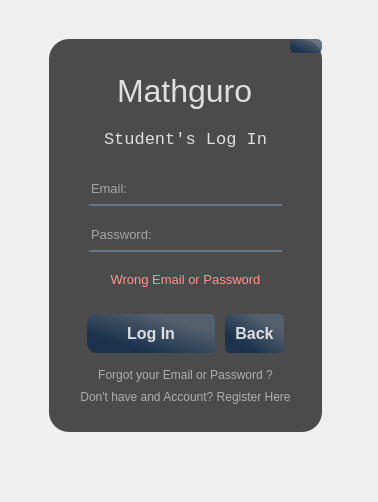
<?xml version="1.0" encoding="UTF-8"?>
<ui version="4.0">
 <class>studLoginWindow</class>
 <widget class="QMainWindow" name="studLoginWindow">
  <property name="geometry">
   <rect>
    <x>0</x>
    <y>0</y>
    <width>378</width>
    <height>502</height>
   </rect>
  </property>
  <property name="windowTitle">
   <string>MainWindow</string>
  </property>
  <widget class="QWidget" name="centralwidget">
   <property name="styleSheet">
    <string notr="true">*{
border: none;
background-color: transparent;
background: transparent;
padding: 0;
margin: 0;
color: #fff;
}
#frame{
border-image: url(:/images/back1.png);
border-radius: 20px;
}
#frame_4{
background-color:rgba(0,0,0,175);
border-radius: 20px;
}

#label, #label_2, #label_3, #label_4{
color: rgba(255, 255, 255,210);
}
QPushButton#closeButton,#loginStudButton,#backButton{
	background-color: qlineargradient(spread:pad, x1:0.505682, y1:0.989, x2:1, y2:0.477, stop:0 rgba(20, 47, 78, 219), stop:1 rgba(85, 98, 112, 226));
	color:rgba();
	color:rgba(255,255,255,210);
	border-radius:5px;
}
QPushButton#closeButton:hover, #loginStudButton:hover, #backButton:hover{
	background-color: qlineargradient(spread:pad, x1:0.505682, y1:0.989, x2:1, y2:0.477, stop:0 rgba(40, 67, 98, 219), stop:1 rgba(105, 118, 132, 226));
}
QPushButton#closeButton:pressed, #loginStudButton:pressed, #backButton:pressed{
	padding-left:5px;
	padding-top:5px;
	background-color:rgba(105, 118, 132, 200)
}
#studEmail_lineEdit, #studPass_lineEdit{
background-color:rgba(0,0,0,0);
border:none;
border-bottom:2px solid rgba(105, 118, 132, 255);
color: rgb(255, 255, 255);
padding-bottom:7px
}
</string>
   </property>
   <widget class="QFrame" name="frame">
    <property name="geometry">
     <rect>
      <x>40</x>
      <y>30</y>
      <width>291</width>
      <height>411</height>
     </rect>
    </property>
    <property name="frameShape">
     <enum>QFrame::StyledPanel</enum>
    </property>
    <property name="frameShadow">
     <enum>QFrame::Raised</enum>
    </property>
    <layout class="QVBoxLayout" name="verticalLayout_8">
     <item>
      <widget class="QFrame" name="frame_4">
       <property name="frameShape">
        <enum>QFrame::StyledPanel</enum>
       </property>
       <property name="frameShadow">
        <enum>QFrame::Raised</enum>
       </property>
       <layout class="QVBoxLayout" name="verticalLayout">
        <property name="spacing">
         <number>0</number>
        </property>
        <property name="leftMargin">
         <number>0</number>
        </property>
        <property name="topMargin">
         <number>0</number>
        </property>
        <property name="rightMargin">
         <number>0</number>
        </property>
        <property name="bottomMargin">
         <number>0</number>
        </property>
        <item>
         <widget class="QFrame" name="frame_2">
          <property name="frameShape">
           <enum>QFrame::StyledPanel</enum>
          </property>
          <property name="frameShadow">
           <enum>QFrame::Raised</enum>
          </property>
          <layout class="QVBoxLayout" name="verticalLayout_2">
           <property name="spacing">
            <number>20</number>
           </property>
           <property name="leftMargin">
            <number>0</number>
           </property>
           <property name="topMargin">
            <number>0</number>
           </property>
           <property name="rightMargin">
            <number>0</number>
           </property>
           <property name="bottomMargin">
            <number>0</number>
           </property>
           <item alignment="Qt::AlignRight|Qt::AlignTop">
            <widget class="QWidget" name="widget_3" native="true">
             <layout class="QHBoxLayout" name="horizontalLayout_2">
              <property name="spacing">
               <number>0</number>
              </property>
              <property name="leftMargin">
               <number>0</number>
              </property>
              <property name="topMargin">
               <number>0</number>
              </property>
              <property name="rightMargin">
               <number>0</number>
              </property>
              <property name="bottomMargin">
               <number>0</number>
              </property>
              <item>
               <widget class="QPushButton" name="closeButton">
                <property name="styleSheet">
                 <string notr="true"/>
                </property>
                <property name="text">
                 <string/>
                </property>
                <property name="icon">
                 <iconset resource="res.qrc">
                  <normaloff>:/icons/icons/x.svg</normaloff>:/icons/icons/x.svg</iconset>
                </property>
                <property name="iconSize">
                 <size>
                  <width>25</width>
                  <height>25</height>
                 </size>
                </property>
               </widget>
              </item>
             </layout>
            </widget>
           </item>
           <item alignment="Qt::AlignHCenter|Qt::AlignTop">
            <widget class="QWidget" name="widget_7" native="true">
             <property name="font">
              <font>
               <pointsize>1</pointsize>
              </font>
             </property>
             <layout class="QVBoxLayout" name="verticalLayout_10">
              <property name="spacing">
               <number>20</number>
              </property>
              <property name="leftMargin">
               <number>0</number>
              </property>
              <property name="topMargin">
               <number>0</number>
              </property>
              <property name="rightMargin">
               <number>0</number>
              </property>
              <property name="bottomMargin">
               <number>0</number>
              </property>
              <item alignment="Qt::AlignHCenter">
               <widget class="QLabel" name="label">
                <property name="font">
                 <font>
                  <pointsize>24</pointsize>
                 </font>
                </property>
                <property name="text">
                 <string>Mathguro</string>
                </property>
               </widget>
              </item>
              <item alignment="Qt::AlignHCenter">
               <widget class="QLabel" name="label_4">
                <property name="font">
                 <font>
                  <family>Consolas</family>
                  <pointsize>13</pointsize>
                 </font>
                </property>
                <property name="text">
                 <string>Student's Log In</string>
                </property>
               </widget>
              </item>
             </layout>
            </widget>
           </item>
           <item>
            <widget class="QWidget" name="widget_6" native="true">
             <layout class="QVBoxLayout" name="verticalLayout_9">
              <property name="spacing">
               <number>20</number>
              </property>
              <property name="leftMargin">
               <number>40</number>
              </property>
              <property name="topMargin">
               <number>10</number>
              </property>
              <property name="rightMargin">
               <number>40</number>
              </property>
              <property name="bottomMargin">
               <number>0</number>
              </property>
              <item>
               <widget class="QLineEdit" name="studEmail_lineEdit">
                <property name="font">
                 <font>
                  <pointsize>10</pointsize>
                 </font>
                </property>
                <property name="styleSheet">
                 <string notr="true"/>
                </property>
                <property name="text">
                 <string/>
                </property>
                <property name="placeholderText">
                 <string>Email:</string>
                </property>
               </widget>
              </item>
              <item>
               <widget class="QLineEdit" name="studPass_lineEdit">
                <property name="font">
                 <font>
                  <pointsize>10</pointsize>
                 </font>
                </property>
                <property name="styleSheet">
                 <string notr="true"/>
                </property>
                <property name="text">
                 <string/>
                </property>
                <property name="echoMode">
                 <enum>QLineEdit::Password</enum>
                </property>
                <property name="placeholderText">
                 <string>Password:</string>
                </property>
               </widget>
              </item>
              <item>
               <widget class="QWidget" name="warning_Widget" native="true">
                <layout class="QVBoxLayout" name="verticalLayout_4">
                 <property name="spacing">
                  <number>0</number>
                 </property>
                 <property name="leftMargin">
                  <number>0</number>
                 </property>
                 <property name="topMargin">
                  <number>0</number>
                 </property>
                 <property name="rightMargin">
                  <number>0</number>
                 </property>
                 <property name="bottomMargin">
                  <number>0</number>
                 </property>
                 <item>
                  <widget class="QLabel" name="label_5">
                   <property name="font">
                    <font>
                     <family>MS Shell Dlg 2</family>
                     <pointsize>8</pointsize>
                    </font>
                   </property>
                   <property name="text">
                    <string>&lt;html&gt;&lt;head/&gt;&lt;body&gt;&lt;p&gt;&lt;span style=&quot; font-size:10pt; color:#ff9393;&quot;&gt;Wrong Email or Password&lt;/span&gt;&lt;/p&gt;&lt;/body&gt;&lt;/html&gt;</string>
                   </property>
                   <property name="textFormat">
                    <enum>Qt::RichText</enum>
                   </property>
                   <property name="alignment">
                    <set>Qt::AlignCenter</set>
                   </property>
                  </widget>
                 </item>
                </layout>
               </widget>
              </item>
             </layout>
            </widget>
           </item>
          </layout>
         </widget>
        </item>
        <item alignment="Qt::AlignVCenter">
         <widget class="QFrame" name="frame_3">
          <property name="frameShape">
           <enum>QFrame::StyledPanel</enum>
          </property>
          <property name="frameShadow">
           <enum>QFrame::Raised</enum>
          </property>
          <layout class="QVBoxLayout" name="verticalLayout_3">
           <property name="spacing">
            <number>15</number>
           </property>
           <property name="leftMargin">
            <number>0</number>
           </property>
           <property name="topMargin">
            <number>0</number>
           </property>
           <property name="rightMargin">
            <number>0</number>
           </property>
           <property name="bottomMargin">
            <number>0</number>
           </property>
           <item alignment="Qt::AlignHCenter">
            <widget class="QWidget" name="widget_5" native="true">
             <layout class="QHBoxLayout" name="horizontalLayout">
              <property name="spacing">
               <number>0</number>
              </property>
              <property name="leftMargin">
               <number>0</number>
              </property>
              <property name="topMargin">
               <number>0</number>
              </property>
              <property name="rightMargin">
               <number>0</number>
              </property>
              <property name="bottomMargin">
               <number>0</number>
              </property>
              <item>
               <widget class="QWidget" name="widget" native="true">
                <layout class="QHBoxLayout" name="horizontalLayout_3">
                 <property name="spacing">
                  <number>0</number>
                 </property>
                 <property name="leftMargin">
                  <number>0</number>
                 </property>
                 <property name="topMargin">
                  <number>0</number>
                 </property>
                 <property name="rightMargin">
                  <number>5</number>
                 </property>
                 <property name="bottomMargin">
                  <number>0</number>
                 </property>
                 <item>
                  <widget class="QPushButton" name="loginStudButton">
                   <property name="font">
                    <font>
                     <pointsize>12</pointsize>
                     <weight>75</weight>
                     <bold>true</bold>
                    </font>
                   </property>
                   <property name="styleSheet">
                    <string notr="true">	padding: 10px 40px;
	border-top-left-radius: 10px;
	border-bottom-left-radius: 10px;</string>
                   </property>
                   <property name="text">
                    <string>Log In</string>
                   </property>
                   <property name="iconSize">
                    <size>
                     <width>12</width>
                     <height>12</height>
                    </size>
                   </property>
                   <property name="autoDefault">
                    <bool>false</bool>
                   </property>
                   <property name="default">
                    <bool>false</bool>
                   </property>
                   <property name="flat">
                    <bool>false</bool>
                   </property>
                  </widget>
                 </item>
                </layout>
               </widget>
              </item>
              <item>
               <widget class="QWidget" name="widget_4" native="true">
                <layout class="QHBoxLayout" name="horizontalLayout_4">
                 <property name="spacing">
                  <number>0</number>
                 </property>
                 <property name="leftMargin">
                  <number>5</number>
                 </property>
                 <property name="topMargin">
                  <number>0</number>
                 </property>
                 <property name="rightMargin">
                  <number>0</number>
                 </property>
                 <property name="bottomMargin">
                  <number>0</number>
                 </property>
                 <item>
                  <widget class="QPushButton" name="backButton">
                   <property name="sizePolicy">
                    <sizepolicy hsizetype="Minimum" vsizetype="Fixed">
                     <horstretch>0</horstretch>
                     <verstretch>0</verstretch>
                    </sizepolicy>
                   </property>
                   <property name="baseSize">
                    <size>
                     <width>0</width>
                     <height>0</height>
                    </size>
                   </property>
                   <property name="font">
                    <font>
                     <pointsize>12</pointsize>
                     <weight>75</weight>
                     <bold>true</bold>
                    </font>
                   </property>
                   <property name="styleSheet">
                    <string notr="true">	padding: 10px 10px;
</string>
                   </property>
                   <property name="text">
                    <string>Back</string>
                   </property>
                   <property name="iconSize">
                    <size>
                     <width>16</width>
                     <height>16</height>
                    </size>
                   </property>
                  </widget>
                 </item>
                </layout>
               </widget>
              </item>
             </layout>
            </widget>
           </item>
           <item alignment="Qt::AlignHCenter">
            <widget class="QWidget" name="widget_2" native="true">
             <layout class="QVBoxLayout" name="verticalLayout_5">
              <property name="spacing">
               <number>8</number>
              </property>
              <property name="leftMargin">
               <number>0</number>
              </property>
              <property name="topMargin">
               <number>0</number>
              </property>
              <property name="rightMargin">
               <number>0</number>
              </property>
              <property name="bottomMargin">
               <number>0</number>
              </property>
              <item alignment="Qt::AlignBottom">
               <widget class="QPushButton" name="toForgotPassStudButton">
                <property name="styleSheet">
                 <string notr="true">QPushButton#toForgotPassStudButton{
	color:rgba(255,255,255,140)
}
QPushButton#toForgotPassStudButton:pressed{
	color: rgba(251, 153, 93, 1);
}
</string>
                </property>
                <property name="text">
                 <string>Forgot your Email or Password ?</string>
                </property>
                <property name="default">
                 <bool>false</bool>
                </property>
                <property name="flat">
                 <bool>true</bool>
                </property>
               </widget>
              </item>
              <item alignment="Qt::AlignTop">
               <widget class="QPushButton" name="toRegisterStudButton">
                <property name="styleSheet">
                 <string notr="true">QPushButton#toRegisterStudButton{
	color:rgba(255,255,255,140)
}
QPushButton#toRegisterStudButton:pressed{
	color: rgba(251, 153, 93, 1);
}
</string>
                </property>
                <property name="text">
                 <string>Don't have and Account? Register Here</string>
                </property>
                <property name="flat">
                 <bool>true</bool>
                </property>
               </widget>
              </item>
             </layout>
            </widget>
           </item>
          </layout>
         </widget>
        </item>
       </layout>
      </widget>
     </item>
    </layout>
   </widget>
  </widget>
 </widget>
 <resources>
  <include location="res.qrc"/>
 </resources>
 <connections/>
</ui>
